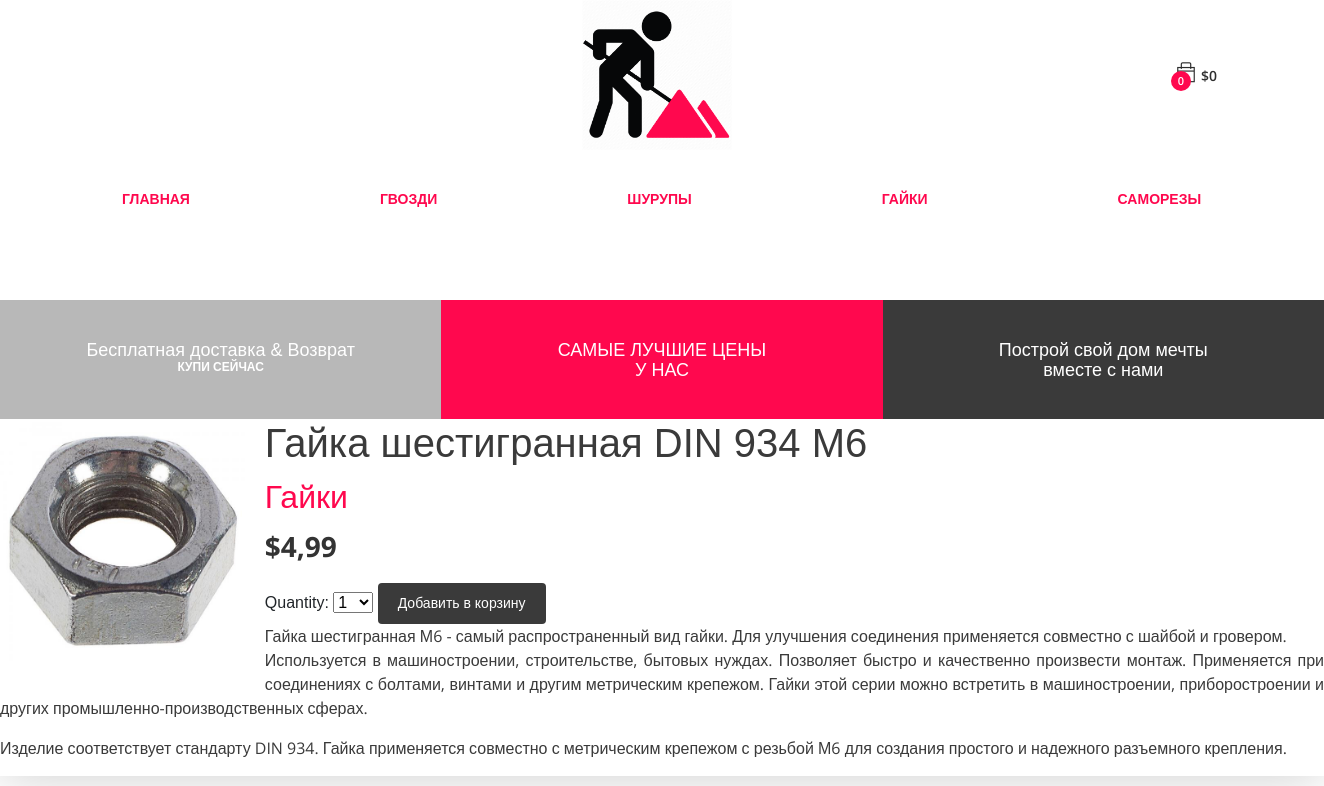
Page /2/gajka-shestigrannaya-din-934-m6 on the committed database.
### shop/models.py (models this page shows, shortened)
class Product(models.Model):
    objects = models.Manager()
    category = models.ForeignKey(Category, related_name='products', on_delete=models.CASCADE)
    name = models.CharField(max_length=200, db_index=True)
    slug = models.SlugField(max_length=200, db_index=True)
    image = models.ImageField(upload_to='products/%Y/%m/%d', blank=True)
    description = models.TextField(blank=True)
    price = models.DecimalField(max_digits=10, decimal_places=2)
    stock = models.PositiveIntegerField()
    available = models.BooleanField(default=True)
    created = models.DateTimeField(auto_now_add=True)
    updated = models.DateTimeField(auto_now=True)
    class Meta:
        ordering = ('name',)
        index_together = (('id', 'slug'),)

class Category(models.Model):
    name = models.CharField(max_length=200, db_index=True)
    slug = models.SlugField(max_length=200, db_index=True, unique=True)
    class Meta:
        ordering = ('name',)
        verbose_name = 'Категория'
        verbose_name_plural = 'Категории'
    def __str__(self):
        return self.name
    def get_absolute_url(self):
        return reverse('shop:product_list_by_category',     args=[self.slug])

### shop/views.py (the view)
# urls.py: path('<int:id>/<slug:slug>', views.product_detail,
def product_detail(request, id, slug):
    product = get_object_or_404(Product, id=id, slug=slug, available=True)
    cart_product_form = CartAddProductForm()
    return render(request, 'shop/product/detail.html', {'product': product,
                                                        'cart_product_form': cart_product_form})

### cart/forms.py
class CartAddProductForm(forms.Form):
    quantity = forms.TypedChoiceField(
                                choices=PRODUCT_QUANTITY_CHOICES,
                                coerce=int)
    update = forms.BooleanField(required=False,
                                initial=False,
                                widget=forms.HiddenInput)

### cart/cart.py (called while the page is built)
    def __len__(self):
        return sum(item['quantity'] for item in self.cart.values())

    def get_total_price(self):
        return sum(Decimal(item['price']) * item['quantity'] for item in self.cart.values())

### cart/context_processors.py (called while the page is built)
def cart(request):
    return {'cart': Cart(request)}

### shop/templates/shop/product/detail.html (shortened to what this page needs)
{% extends "shop/base.html" %}
{% load static %}
{% block content %}
<div class="product-detail">
<img src="{% if product.image %}{{ product.image.url }}{% else %}
{% static 'img/no_image.png' %}{% endif %}">
<h1>{{ product.name }}</h1>
<h2>
<a href="{{ product.category.get_absolute_url }}">{{product.category }}</a>
</h2>
<p class="price">${{ product.price }}</p>
<form action="{% url 'cart:cart_add' product.id %}" method="post">
 {{ cart_product_form }}
 <input type="submit" value="Добавить в корзину">
</form>
{{ product.description|linebreaks }}
</div>
{% endblock %}

### shop/static/css/core-style.css (style rules this page uses)
* { margin: 0; padding: 0; }
body { font-family: 'Open Sans', sans-serif; font-weight: 400; overflow-x: hidden; }
h1, h2, h3, h4, h5, h6 { color: #3a3a3a; line-height: 1.2; font-family: 'Open Sans', sans-serif; font-weight: 700; }
p { color: #3a3a3a; font-size: 1em; line-height: 1.5; font-family: 'Open Sans', sans-serif; font-weight: 400; }
a, a:hover, a:focus { -webkit-transition: all 500ms ease 0s; transition: all 500ms ease 0s; text-decoration: none; outline: none; color: #000000; font-family: 'Open Sans', sans-serif; font-weight: 400; }
img { height: auto; max-width: 100%; }

### shop/static/css/base.css (style rules this page uses)
body { margin:0; padding:0; font-family:helvetica, sans-serif; }
h1, h2, h3, h4, h5 , h6 { font-family: 'Ubuntu', sans-serif; font-weight:normal; }
a { text-decoration:none; color:#ff084e; }
img { width:150px; heigth:50px; }
a.button, input[type="submit"] { color:#fff; background:#3a3a3a; border-radius:4px; padding:10px 20px; font-size:14px; border:0; }
.product-detail { text-align:justify; }
.product-detail .price { color:#333; font-size:28px; font-weight:bold; }
.product-detail img { width:20%; float:left; padding:0 20px 20px 0; }
.product-detail h1 { margin-bottom:0; }
.product-detail h2 { margin-top:10px; }

### rows in the picture
Product: image (picture), name "Гайка шестигранная DIN 934 М6", category "Гайки", price "4,99", description "Гайка шестигранная М6 - самый распространенный вид гайки. Для улучшения соединения применяется совместно с шайбой и гровером. Используется в машиностроении, строительстве, бытовых нуждах. Позволяет быстро и качественно произвести монтаж. Применяется при соединениях с болтами, винтами и другим метрическим крепежом. Гайки этой серии можно встретить в машиностроении, приборостроении и других промышленно-производственных сферах. Изделие соответствует стандарту DIN 934. Гайка применяется совместно с метрическим крепежом с резьбой М6 для создания простого и надежного разъемного крепления."

### other values in the picture
{{ cart|length }} "0"
{{ cart.get_total_price }} "0"
